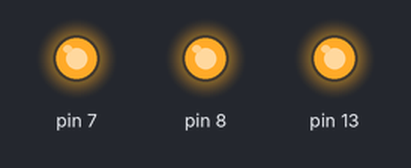
Simulated run of this sketch. Board: Arduino Uno, built with avr-gcc and run on an emulated ATmega328P. Shown: output pins drawn as LEDs (lit = HIGH).

Above: at 0.05 s.
At 1.45 s:
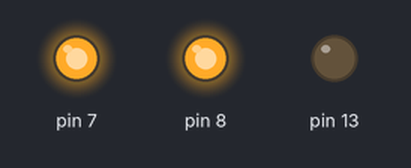
At 2.85 s:
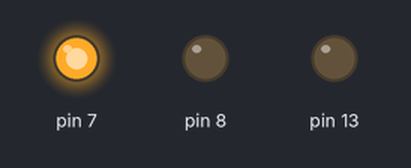
At 6.75 s:
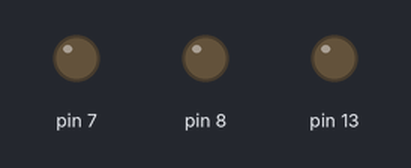
Timing chart, 0 to 7.0 s (numbered marks = the images above):
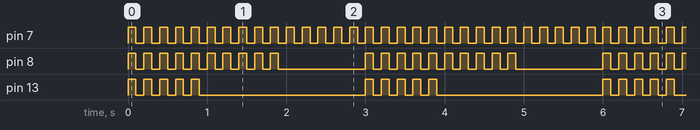

Measured:
- by itself, pin 7: alternates HIGH for 0.10 s and LOW for 0.10 s
- by itself, pin 8: repeats every 3.0 s: 9 × (LOW 0.10 s, HIGH 0.10 s), LOW 1.1 s, HIGH 0.10 s
- by itself, pin 13: repeats every 3.0 s: 4 × (LOW 0.10 s, HIGH 0.10 s), LOW 2.1 s, HIGH 0.10 s

The sketch:

Arduino_Project_2.ino
```cpp
//Arduino project 2 - multi LED flashing circuit
/*Task:
    - Blink the red LED 5 times
    - Blink the green LED 10 times
    - Blink the blue LED 15 times
*/
void setup() {
  // put your setup code here, to run once:
  //For blue LED
  pinMode(7, OUTPUT);
  //For green LED
  pinMode(8, OUTPUT);
  //For red LED
  pinMode(13, OUTPUT);
}

void loop() {
  //Blink 1
  digitalWrite(7, HIGH);
  digitalWrite(8, HIGH);
  digitalWrite(13, HIGH);

  delay(100);

  digitalWrite(7, LOW);
  digitalWrite(8, LOW);
  digitalWrite(13, LOW);

  delay(100);

  //Blink 2
  digitalWrite(7, HIGH);
  digitalWrite(8, HIGH);
  digitalWrite(13, HIGH);

  delay(100);

  digitalWrite(7, LOW);
  digitalWrite(8, LOW);
  digitalWrite(13, LOW);

  delay(100);

  //Blink 3
  digitalWrite(7, HIGH);
  digitalWrite(8, HIGH);
  digitalWrite(13, HIGH);

  delay(100);

  digitalWrite(7, LOW);
  digitalWrite(8, LOW);
  digitalWrite(13, LOW);

  delay(100);

  //Blink 4
  digitalWrite(7, HIGH);
  digitalWrite(8, HIGH);
  digitalWrite(13, HIGH);

  delay(100);

  digitalWrite(7, LOW);
  digitalWrite(8, LOW);
  digitalWrite(13, LOW);

  delay(100);

  //Blink 5
  digitalWrite(7, HIGH);
  digitalWrite(8, HIGH);
  digitalWrite(13, HIGH);

  delay(100);

  digitalWrite(7, LOW);
  digitalWrite(8, LOW);
  digitalWrite(13, LOW);

  delay(100);

  //Blink 6 - reds now completed 5 blinks
  digitalWrite(7, HIGH);
  digitalWrite(8, HIGH);

  delay(100);

  digitalWrite(7, LOW);
  digitalWrite(8, LOW);

  delay(100);

  //Blink 7
  digitalWrite(7, HIGH);
  digitalWrite(8, HIGH);

  delay(100);

  digitalWrite(7, LOW);
  digitalWrite(8, LOW);

  delay(100);

  //Blink 8
  digitalWrite(7, HIGH);
  digitalWrite(8, HIGH);

  delay(100);

  digitalWrite(7, LOW);
  digitalWrite(8, LOW);

  delay(100);

  //Blink 9
  digitalWrite(7, HIGH);
  digitalWrite(8, HIGH);

  delay(100);

  digitalWrite(7, LOW);
  digitalWrite(8, LOW);

  delay(100);

  //Blink 10
  digitalWrite(7, HIGH);
  digitalWrite(8, HIGH);

  delay(100);

  digitalWrite(7, LOW);
  digitalWrite(8, LOW);

  delay(100);

  //Blink 11 - Green has completed 10 blinks
  digitalWrite(7, HIGH);

  delay(100);

  digitalWrite(7, LOW);

  delay(100);

  //Blink 12
  digitalWrite(7, HIGH);

  delay(100);

  digitalWrite(7, LOW);

  delay(100);

  //Blink 13
  digitalWrite(7, HIGH);

  delay(100);

  digitalWrite(7, LOW);

  delay(100);

  //Blink 14
  digitalWrite(7, HIGH);

  delay(100);

  digitalWrite(7, LOW);

  delay(100);

  //Blink 15
  digitalWrite(7, HIGH);

  delay(100);

  digitalWrite(7, LOW);

  delay(100);

  //Blue has completed blinking, back to start
}
```
